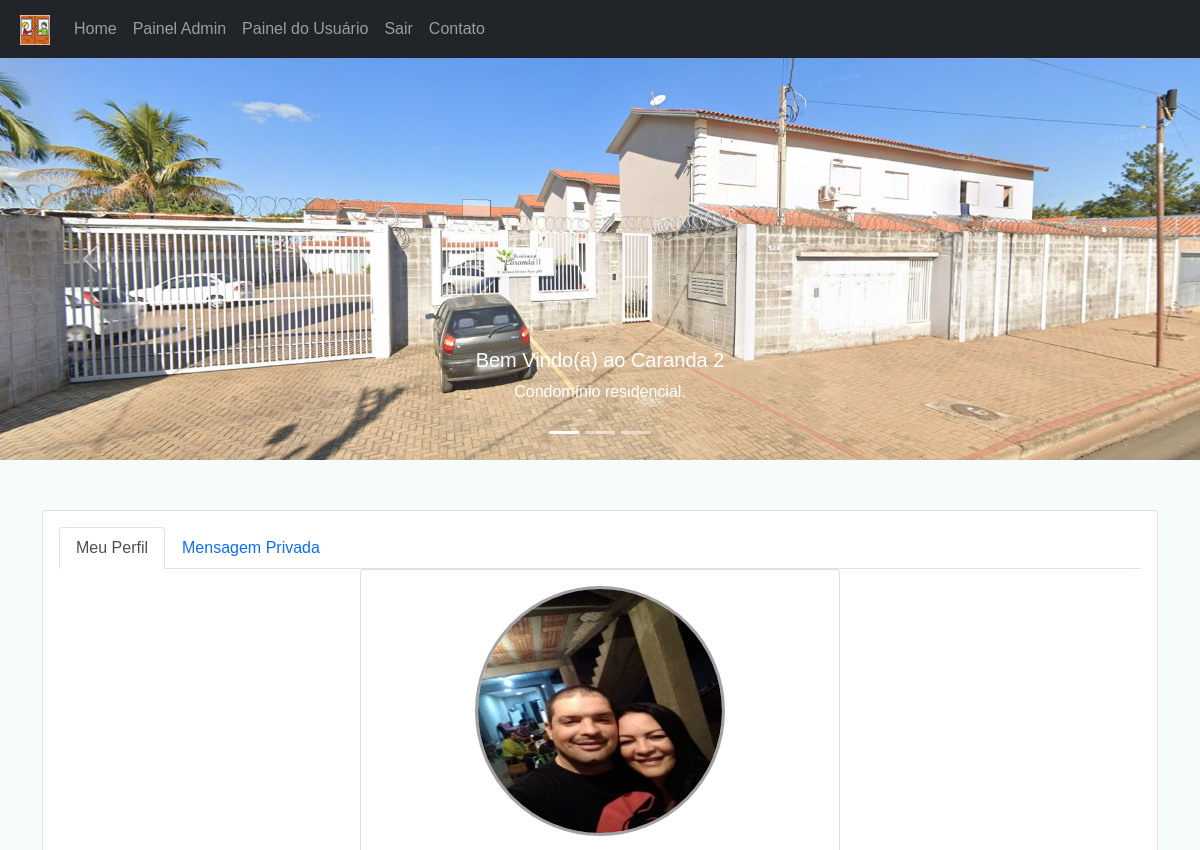
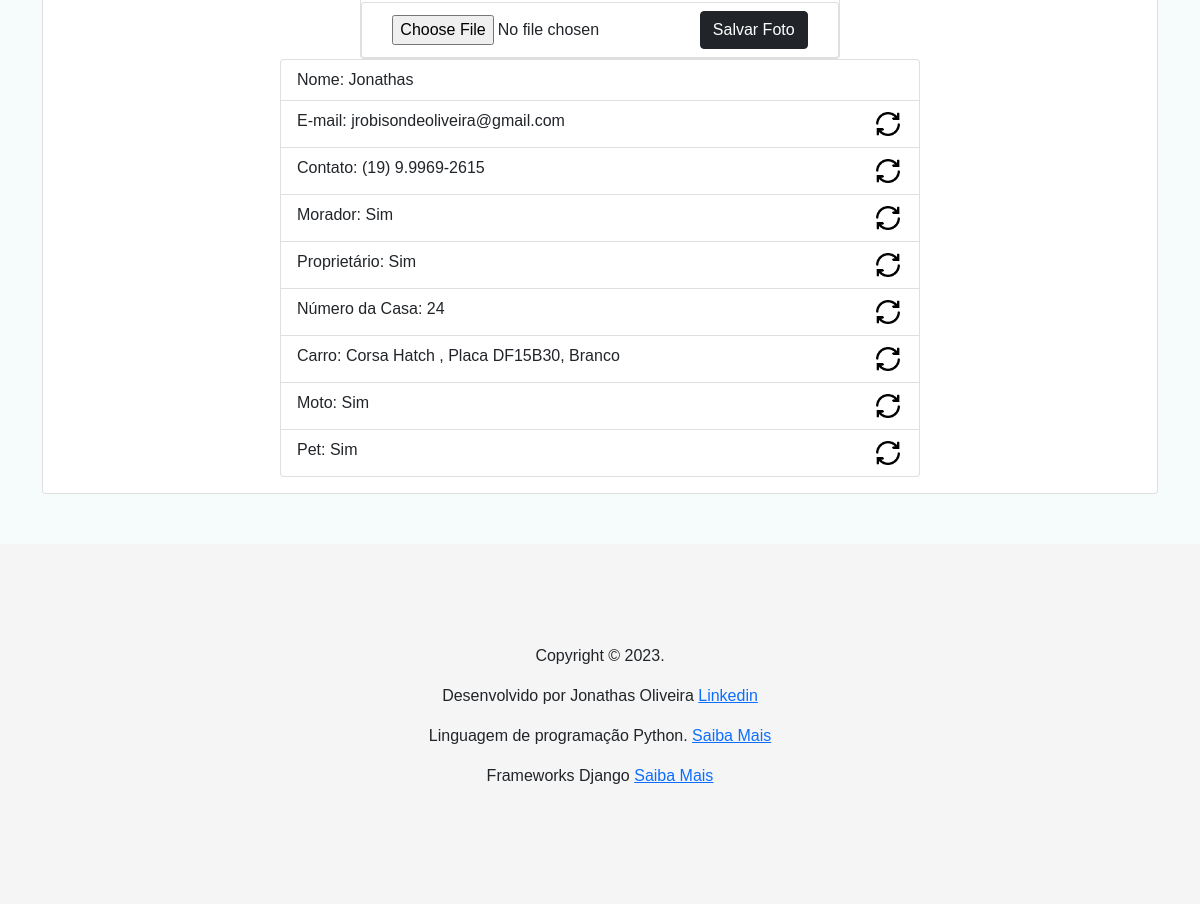
The page /panel/ (signed in) on the database its author committed (2 pictures, top to bottom).
### panelUser/models.py (models this page shows, shortened)
class profileManager(models.Model):
    user = models.OneToOneField(User, on_delete=models.CASCADE, null=True)
    profile_pic = models.ImageField(null=True, blank=True, upload_to='avatar/')
    MORADOR_CHOICES = (
        ('Sim', 'Sim'),
        ('Não', 'Não'),
    )
    DONO_CHOICES = (
        ('Sim', 'Sim'),
        ('Não', 'Não'),
    )
    PET_CHOICES = (
        ('Sim', 'Sim'),
        ('Não', 'Não'),
    )
    telefone = models.CharField(max_length=50)
    morador = models.CharField(max_length=3, choices=MORADOR_CHOICES)
    dono = models.CharField(max_length=3, choices=DONO_CHOICES)
    casa = models.IntegerField()
    carro = models.CharField(max_length=50)
    moto = models.CharField(max_length=50)
    pet = models.CharField(max_length=3, choices=DONO_CHOICES)

### panelUser/views.py (the view)
# urls.py: path('panel/', include('panelUser.urls')),
@login_required
def panelUser(request):
    items = profileManager.objects.get(user=request.user)
    return render(request, 'panelUser.html', {'itens':items})

### panelUser/templates/panelUser.html (shortened to what this page needs)
{% extends 'base.html' %}
{% load static %}
{% block content %}
<div class="container">
  <div class="card">
    <div class="card-body">
      <ul class="nav nav-tabs" id="myTab" role="tablist">
        <li class="nav-item" role="presentation">
          <button class="nav-link active" id="perfil-tab" data-bs-toggle="tab" data-bs-target="#perfil" type="button" role="tab" aria-controls="perfil" aria-selected="true">Meu Perfil</button>
        </li>
        <li class="nav-item" role="presentation">
          <button class="nav-link" id="profile-tab" data-bs-toggle="tab" data-bs-target="#mp" type="button" role="tab" aria-controls="profile" aria-selected="false">Mensagem Privada</button>
        </li>
      </ul>
      <div class="tab-content" id="myTabContent">
        <div class="tab-pane fade show active" id="perfil" role="tabperfil" aria-labelledby="perfil-tab">
          <form action="{% url 'update_photo' %}" method="POST" enctype="multipart/form-data">
              <div class="d-flex justify-content-center align-items-center">
                <div class="card" style="width: 30rem;">
                  <div class="card-body text-center">
                    {% if itens.profile_pic %}
                      <img id="photoPerfil" src="{{ itens.profile_pic.url }}" width="250" height="250" alt="Foto do Perfil">
                      {% else %}
                      <img id="photoPerfil" src="{% static 'img/no-photo.png' %}" width="250" height="250" alt="Foto do Perfil">
                    {% endif %}
                  </div>
                  <div class="card-text">
                    <ul class="list-group">
                      <li class="list-group-item text-center">
                        <input type="file" name="new_photo">
                        <input class="btn btn-dark" type="submit" value="Salvar Foto">
                      </li>
                    </ul>
                  </div>
                </div>
              </div>
          </form>
          <div class="card-text d-flex justify-content-center align-items-center">
            <ul class="list-group" style="width: 40rem;">
                <li class="list-group-item d-flex justify-content-between">
                    <span>Nome: {{ itens.user.username }}</span>
                </li>
                <li class="list-group-item d-flex justify-content-between">
                    <span>E-mail: {{ itens.user.email }}</span>
                    <a href="#" data-bs-toggle="modal" data-bs-target="#editeEmail"><img id="bysize" src="{% static 'img/update.png' %}" width="30" height="30" alt="atualizar"></a>
                </li>
                <li class="list-group-item d-flex justify-content-between">
                  <span>Contato: {{ itens.telefone}}</span>
                  <a href="#" data-bs-toggle="modal" data-bs-target="#editePhone"><img id="bysize" src="{% static 'img/update.png' %}" width="30" height="30" alt="atualizar"></a>
                </li>
                <li class="list-group-item d-flex justify-content-between">
                  <span>Morador: {{ itens.morador }}</span>
                  <a href="#" data-bs-toggle="modal" data-bs-target="#editeMorar"><img id="bysize" src="{% static 'img/update.png' %}" width="30" height="30" alt="atualizar"></a>
                </li>
                <li class="list-group-item d-flex justify-content-between">
                  <span>Proprietário: {{ itens.dono }}</span>
                  <a href="#" data-bs-toggle="modal" data-bs-target="#editeDono"><img id="bysize" src="{% static 'img/update.png' %}" width="30" height="30" alt="atualizar"></a>
                </li>
                <li class="list-group-item d-flex justify-content-between">
                  <span>Número da Casa: {{ itens.casa }}</span>
                  <a href="#" data-bs-toggle="modal" data-bs-target="#editeCasa"><img id="bysize" src="{% static 'img/update.png' %}" width="30" height="30" alt="atualizar"></a>
                </li>
                <li class="list-group-item d-flex justify-content-between">
                  <span>Carro: {{ itens.carro }}</span>
                  <a href="#" data-bs-toggle="modal" data-bs-target="#editeCarro"><img id="bysize" src="{% static 'img/update.png' %}" width="30" height="30" alt="atualizar"></a>
                </li>
                <li class="list-group-item d-flex justify-content-between">
                  <span>Moto: {{ itens.moto }}</span>
                  <a href="#" data-bs-toggle="modal" data-bs-target="#editeMoto"><img id="bysize" src="{% static 'img/update.png' %}" width="30" height="30" alt="atualizar"></a>
                </li>
                <li class="list-group-item d-flex justify-content-between">
                  <span>Pet: {{ itens.pet }}</span>
                  <a href="#" data-bs-toggle="modal" data-bs-target="#editePet"><img id="bysize" src="{% static 'img/update.png' %}" width="30" height="30" alt="atualizar"></a>
                </li>
            </ul>
          </div>
        </div>
    </div>
  </div>
</div>
{% endblock %}

### main/templates/base.html (shortened to what this page needs)
{% load static %}
<!DOCTYPE html>
<html lang="en">
<head>
    <link rel="stylesheet" href="{% static 'css/style.css' %}">
    <link href="https://cdn.jsdelivr.net/npm/bootstrap@5.0.2/dist/css/bootstrap.min.css" rel="stylesheet">
</head>
    <body>
        {% include 'navbar.html' %}
        <main>
          {% block content %}{% endblock %}
        </main>
        <footer>
        {% include 'footer.html' %}
        </footer>
    </body>
</html>

### main/templates/navbar.html (shortened to what this page needs)
{% load static %}
<nav class="navbar navbar-expand-lg navbar-dark bg-dark">
    <a class="navbar-brand" href="/">
      <img id="bysize" src="{% static 'img/bysize.jpg' %}" width="30" height="30" alt="">
    </a>
    <div class="collapse navbar-collapse" id="conteudoNavbarSuportado">
        <ul class="nav nav-pills navbar-nav mr-auto"  id="pills-tab" role="tablist">
            <li class="nav-item">
                <a class="nav-link " href="/" role="tab" aria-controls="pills-home" aria-selected="true">Home</a>
            </li>
            {% if user.is_staff %}
            <li class="nav-item">
              <a class="nav-link"  href="/admin/" role="tab" target="_blank" aria-controls="pills-profile" aria-selected="false">Painel Admin</a>
            </li>
            {% endif %}
            {% if user.is_authenticated %}
            <li class="nav-item">
              <a class="nav-link"  href="{% url 'painel' %}" role="tab" aria-controls="pills-profile" aria-selected="false">Painel do Usuário</a>
            </li>
            <li class="nav-item">
              <a class="nav-link"  href="{% url 'logout_user' %}" role="tab" aria-controls="pills-profile" aria-selected="false">Sair</a>
            </li>
            {% endif %}
            <li class="nav-item">
              <a class="nav-link"  href="{% url 'contato' %}" role="tab" aria-controls="pills-profile">Contato</a>
          </li>
        </ul>
    </div>
</nav>
<div id="carouselExampleCaptions" class="carousel slide" data-bs-ride="carousel">
  <div class="carousel-indicators">
    <button type="button" data-bs-target="#carouselExampleCaptions" data-bs-slide-to="0" class="active" aria-current="true" aria-label="Slide 1"></button>
    <button type="button" data-bs-target="#carouselExampleCaptions" data-bs-slide-to="1" aria-label="Slide 2"></button>
    <button type="button" data-bs-target="#carouselExampleCaptions" data-bs-slide-to="2" aria-label="Slide 3"></button>
  </div>
  <div class="carousel-inner">
    <div class="carousel-item active">
      <img src="{% static 'img/slide/01.jpg' %}" class="d-block w-100" id="slide" width="1000" height="300" alt="...">
      <div class="carousel-caption d-none d-md-block">
        <h5>Bem Vindo(a) ao Caranda 2</h5>
        <p>Condomínio residencial.</p>
      </div>
    </div>
  </div>
  <button class="carousel-control-prev" type="button" data-bs-target="#carouselExampleCaptions" data-bs-slide="prev">
    <span class="carousel-control-prev-icon" aria-hidden="true"></span>
  </button>
  <button class="carousel-control-next" type="button" data-bs-target="#carouselExampleCaptions" data-bs-slide="next">
    <span class="carousel-control-next-icon" aria-hidden="true"></span>
  </button>
</div>

### main/templates/footer.html
{% load static %}
<footer>
    <p>Copyright &copy; 2023.</p>
    <p>Desenvolvido por Jonathas Oliveira <a href="https://www.linkedin.com/in/jonathasrobison/" target="_blank">Linkedin</a></p>
    <p>Linguagem de programação Python. <a href="https://docs.python.org/3/" target="_blank" rel="noopener noreferrer">Saiba Mais</a> </p>
    <p>Frameworks Django <a href="https://www.djangoproject.com/community/" target="_blank" rel="noopener noreferrer">Saiba Mais</a></p>
</footer>

### media/static/css/style.css (style rules this page uses)
* { margin: 0; padding: 0; box-sizing: border-box; font-family: Arial, sans-serif; }
main { background-color: rgba(235, 248, 248, 0.466); }
.container { padding: 50px; }
#bysize { margin: 0 0 0 20px; }
#photoPerfil { border-radius: 50%; border: 3px solid #a3a2a2; }
.d-block { max-width: 100%; height: auto; }
footer { flex-shrink: 0; text-align: center; background-color: whitesmoke; padding: 50px 0; }

### rows shown on the page
profileManager: profile_pic (picture), user.username "Jonathas", user.email "jrobisondeoliveira@gmail.com", telefone "(19) 9.9969-2615", morador "Sim", dono "Sim", casa "24", carro "Corsa Hatch , Placa DF15B30, Branco", moto "Sim", pet "Sim"
